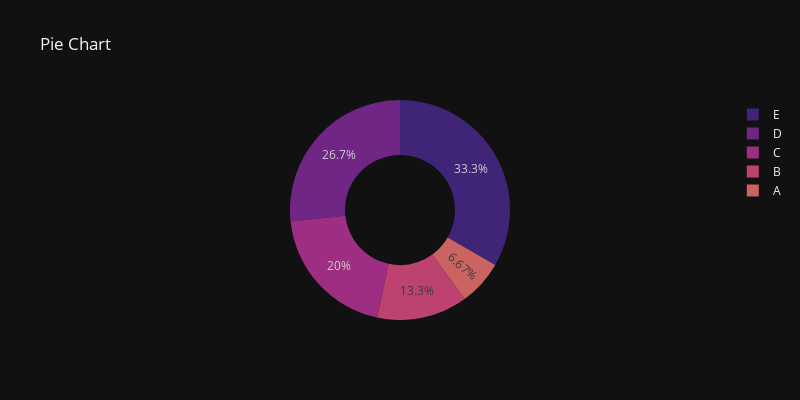

Notebook code for this chart:
### Code cell
labels = ['A', 'B', 'C', 'D', 'E']
counts = [10, 20, 30, 40, 50]
fig  = px.pie(labels=labels, values=counts, title='Pie Chart', names=labels,
              width=800, height=400, template='plotly_dark',
              color_discrete_sequence = px.colors.sequential.Agsunset, hole=0.5,
              opacity=0.8)
fig.show()

### Figure 1 — Plotly figure (JSON) as saved in the notebook; plotly's stock layout.template omitted (floating-point values rounded to 4 significant figures)
{"data": [{"domain": {"x": [0, 1], "y": [0, 1]}, "hole": 0.5, "hovertemplate": "label=%{label}<br>value=%{value}<extra></extra>", "labels": ["A", "B", "C", "D", "E"], "legendgroup": "", "name": "", "opacity": 0.8, "showlegend": true, "type": "pie", "values": [10, 20, 30, 40, 50]}], "layout": {"height": 400, "legend": {"tracegroupgap": 0}, "piecolorway": ["rgb(75, 41, 145)", "rgb(135, 44, 162)", "rgb(192, 54, 157)", "rgb(234, 79, 136)", "rgb(250, 120, 118)", "rgb(246, 169, 122)", "rgb(237, 217, 163)"], "title": {"text": "Pie Chart"}, "width": 800}}
